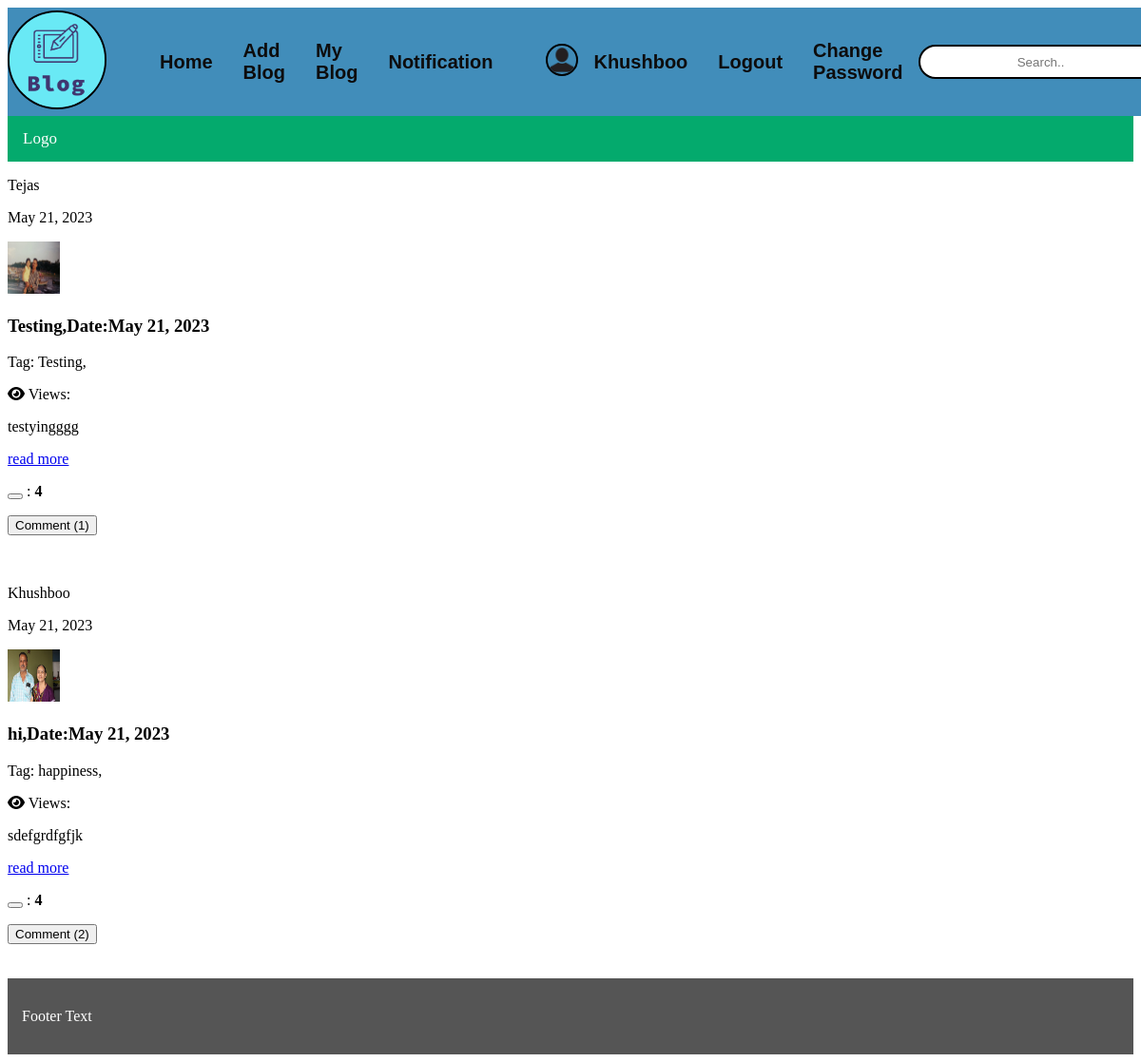
The page /userApp/index/ (signed in) on the database its author committed.
### blogmanageApp/models.py (models this page shows, shortened)
@python_2_unicode_compatible
class Post(models.Model):
    title = models.CharField(max_length= 200)
    title_tag = models.CharField(max_length= 200)
    author = models.ForeignKey(User, on_delete = models.CASCADE)
    tag = models.ManyToManyField(Tag)
    body = RichTextField(blank = True, null = True)
    post_date = models.DateField(auto_now_add= True)
    Category = models.ForeignKey(Category, on_delete = models.CASCADE)
    like = models.ManyToManyField(User,related_name= 'likes')
    status = models.BooleanField( default = False , null = True)
    hit_count_generic = GenericRelation(HitCount, object_id_field='object_pk',related_query_name='hit_count_generic_relation')

class Tag(models.Model):
    tag_name = models.CharField(max_length= 200)
    def __str__(self):
        return self.tag_name

### accountApp/models.py (models this page shows, shortened)
class Profile(models.Model):
    user = models.OneToOneField(User,on_delete = models.CASCADE)
    mobileno = models.CharField(max_length= 11)
    avatar = models.ImageField(upload_to = 'avatars/')
    location = models.CharField(max_length = 200)
    birth_date = models.DateField(null= True)
    bio = models.TextField(max_length = 500, blank=True)

### userApp/views.py (the view)
# urls.py: path('index/',views.index, name = 'index'),
@login_required(login_url= 'login')
def index(request):
    id = request.session['id']
    user_profile = User.objects.filter(id = id)
    '''
    print(request.method)
    if request.method == "GET":
        search_text = request.GET.get('search_text')

        if search_text is not None and search_text != u"":
            search_text = request.GET.get('search_text')
            post = Post.objects.filter(title__istartswith = search_text).filter(status = True).order_by('-post_date')

        else:
            post = []
            post = Post.objects.filter(status = True).order_by('-post_date')
    '''
    post = Post.objects.filter(status = True ).order_by('-post_date')
    paginator = Paginator(post,10)
    page = request.GET.get('page')
    try:
        posts = paginator.page(page)
    except PageNotAnInteger:
        posts = paginator.page(1)
    except EmptyPage:
        posts = paginator.page(paginator.num_pages)
    post_id = Post.objects.filter(author = id , status = True)
    comment = UserPostComment.objects.all()
    comment_filter = UserPostComment.objects.values('post_id' ).annotate(total = Count('user_id')).filter(parent_id = None)
    context ={
        'user_profile':user_profile,
        'post_detail': post,
        'comment' : comment,
        'comment_filter' : comment_filter,
        'page' : page,
        'posts' : posts,
    }
    return render(request,'userApp/index.html',context)

### userApp/templates/userApp/index.html (shortened to what this page needs)
{% extends 'userApp/base.html' %}
{% load i18n %}
{% block content %}
{% load static %}
{% load humanize %}
{% load hitcount_tags %}
<div class="container text-center" >
  <div class="row">
    <div id ="main_content" >
      {% for post in posts  %}
      <div class="row"    >
        <div class="col-sm-3">
          <div class="well">
           <p>{{ post.author.first_name }} </p>
           <p>{{ post.post_date}}</p>
           <img src="../media/{{ post.author.profile.avatar }}" class="img-circle" height="55" width="55" alt="Avatar">
          </div>
        </div>
        <div class="col-sm-9">
          <div class="well text-left">
            <h3>{{ post.title}},Date:{{ post.post_date }}</h3>
            <p >Tag: {{ post.tag.all|join:", " }},</p>
            <p>    <i class="fas fa-eye"></i>
              Views: {% get_hit_count for post %}</p>
            <div>
            {{ post.body|safe|truncatewords:"50"|linebreaks }}
            </div>
            <a href="{% url 'post' post.id %}">read more</a>
            {% if user.username in post.like.all|join:", " %}
            <p>
            <button type="button" class="dislike btn-success btn-sm" data ="{{post.id}}"  id = "like{{post.id}}">
            </button>
            {% else %}
            <p><button type="button" class="like btn-default btn-sm" data ="{{post.id}}" id = "like{{post.id}}">
              <span class="glyphicon glyphicon-thumbs-up" id = "icon{{post.id}}" ></span>
            </button>
            {% endif %}
          :<span><b id = 'likedisplay{{post.id}}'> {{ post.like.count}}</b></span></p>
          <button class="comment btn btn-large btn-primary" data1 ="{{post.id}}" >Comment
          {% for comment_f in comment_filter %}
            {% if comment_f.post_id == post.id %}
            <span id="total_comment{{post.id}}">
            ({{ comment_f.total }})           </span>
            {% endif %}
          {% endfor %}
          </button><br><br>
              <br>
          </div>
        </div>
      </div>
    {% endfor %}
    </div>
  </div>
</div>
{% endblock %}

### userApp/templates/userApp/base.html (shortened to what this page needs)
<!DOCTYPE html>
{% load i18n %}
<html lang="en">
<head>
  {% load static %}
  <link rel="stylesheet" href="{% static 'css/base.css'%}">
  <link rel="stylesheet" href="https://cdnjs.cloudflare.com/ajax/libs/font-awesome/4.7.0/css/font-awesome.min.css">
</head>
<body>
<nav class="navbar navbar-inverse">
  <div class="container-fluid">
    <div class="navbar-header">
      {%load static%}
      <a class="navbar-brand" href="{% url 'login' %}"><img class="img" src="{% static 'logo.png' %}"></a>
    </div>
    <div class="collapse navbar-collapse" id="myNavbar">
      <ul class="nav navbar-nav">
        <li class="active"><a href="{% url 'login' %}">Home</a></li>
        <li><a href="{% url 'blog' %}">Add Blog</a></li>
        <li><a href="{% url 'user_blog' %}">My Blog</a></li>
        <li><a href="{% url 'notification' %}">Notification</a></li>
      </ul>
      <ul class="nav navbar-nav navbar-right">
        {% load static %}
        <a class="navbar-brand"><img class="logo" src="{% static 'css/acc.ico' %}"></a>
        <li><a href="{% url 'update' %}"> {{ user.first_name }}</a></li>
        <li><a href="{% url 'logout' %}">Logout</a></li>
        <li><a href="{% url 'password_change' %}"> Change Password </a></li>
        <div class="navbar-form navbar-right" role="search">
        <div class="form-group input-group">
          <input type="text" class="form-control" id ="search" placeholder="Search..">
        </div>
      </div>
      </ul>
    </div>
  </div>
</nav>
<div class="topnav">
  <a href="#home" class="active">Logo</a>
</div>
{% block content %}
{% endblock %}
<footer class="text-center">
  <p>Footer Text</p>
</footer>
</body>
</html>

### userApp/static/css/base.css (style rules this page uses)
.container-fluid,#myNavbar,ul { display: flex; text-decoration: none; align-items: center; justify-content: space-around; background-color: #418dba; font-size: 20px; }
li a { display: block; color: rgb(13, 12, 12); padding: 14px 16px; text-decoration: none; background-color: #418dba; font-weight: bold; font-family: 'Trebuchet MS', 'Lucida Sans Unicode', 'Lucida Grande', 'Lucida Sans', Arial, sans-serif; }
.form-control { border: none; border: 2px solid black; border-radius: 20px; width: 250px; height: 30px; text-align: center; }
ul { list-style: none; }
.img { border-radius: 50%; width: 100px; height: 100px; border: 2px solid black; }
.logo { border-radius: 50%; width: 30px; height: 30px; border: 2px solid black; }
.topnav { overflow: hidden; background-color: #333; position: relative; }
.topnav a { color: white; padding: 14px 16px; text-decoration: none; font-size: 17px; display: block; }
.active { background-color: #04AA6D; color: white; }

### userApp/templates/userApp/base.html (style rules this page uses)
footer { background-color: #555; color: white; padding: 15px; }

### rows shown on the page
Post: author.first_name "Tejas", post_date "May 21, 2023", author.profile.avatar (picture), title "Testing", tag.all "Testing", body "testyingggg", like.count "4", total "1"
Post: author.first_name "Khushboo", post_date "May 21, 2023", author.profile.avatar (picture), title "hi", tag.all "happiness", body "sdefgrdfgfjk", like.count "4", total "2"

### other values the page prints
{{ user.first_name }} "Khushboo"
